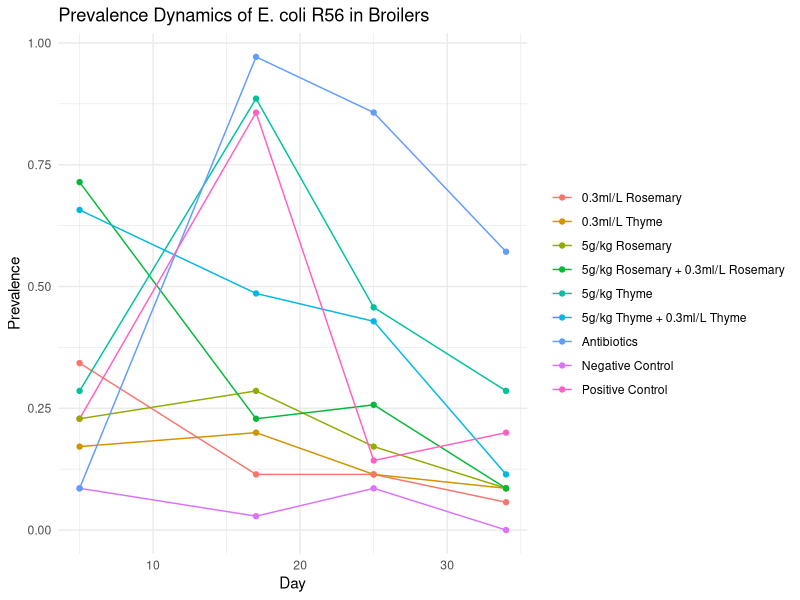
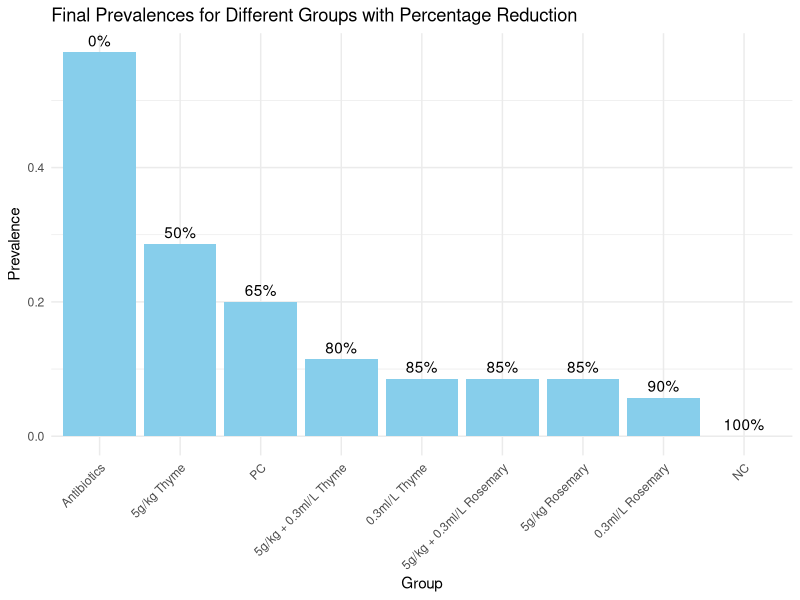

The R script that drew these images, in order:
## ---- chunk 1
g1 <- c(3, 1, 3, 0)
g2 <- c(3, 34, 30, 20)
g3 <- c(8, 30, 5, 7)
g4 <- c(10, 31, 16, 10)
g5 <- c(8, 10, 6, 3)
g6 <- c(6, 7, 4, 3)
g7 <- c(12, 4, 4, 2)
g8 <- c(23, 17, 15, 4)
g9 <- c(25, 8, 9, 3)


# Load necessary libraries
library(ggplot2)

# Given days
days <- c(5, 17, 25, 34)

# Number of broilers
total_broilers <- 35

# Convert to prevalence
prevalence <- function(group) {
  return(group / total_broilers)
}

# Calculate prevalence for each group
prevalence_g1 <- prevalence(g1)
prevalence_g2 <- prevalence(g2)
prevalence_g3 <- prevalence(g3)
prevalence_g4 <- prevalence(g4)
prevalence_g5 <- prevalence(g5)
prevalence_g6 <- prevalence(g6)
prevalence_g7 <- prevalence(g7)
prevalence_g8 <- prevalence(g8)
prevalence_g9 <- prevalence(g9)

list_of_prevalences <- list(prevalence_g1, prevalence_g2, prevalence_g3, 
                            prevalence_g4, prevalence_g5, prevalence_g6, 
                            prevalence_g7, prevalence_g8, prevalence_g9)

# final prevalences
prev_final <- sapply(list_of_prevalences, function(x) tail(x, 1))

# Create a data frame for plotting
data <- data.frame(
  days = rep(days, 9),
  prevalence = c(prevalence_g1, prevalence_g2, prevalence_g3, prevalence_g4, prevalence_g5, prevalence_g6, prevalence_g7, prevalence_g8, prevalence_g9),
  group = factor(rep(c("Negative Control", "Antibiotics", "Positive Control", "5g/kg Thyme", "5g/kg Rosemary", "0.3ml/L Thyme", "0.3ml/L Rosemary", "5g/kg Thyme + 0.3ml/L Thyme", "5g/kg Rosemary + 0.3ml/L Rosemary"), each = 4))
)
## ---- chunk 2
# Plot the prevalence dynamics
ggplot(data, aes(x = days, y = prevalence, color = group, group = group)) +
  geom_line() +
  geom_point() +
  labs(title = "Prevalence Dynamics of E. coli R56 in Broilers",
       x = "Day",
       y = "Prevalence",
       color = "Group") +
  theme_minimal() +
  theme(legend.title = element_blank())

## ---- chunk 3
short_groups <- c("NC", "Antibiotics", "PC", "5g/kg Thyme", "5g/kg Rosemary", 
                  "0.3ml/L Thyme", "0.3ml/L Rosemary", "5g/kg + 0.3ml/L Thyme", 
                  "5g/kg + 0.3ml/L Rosemary")

data <- data.frame(Group = short_groups, Prevalence = prev_final)

# sorting
data <- data[order(-data$Prevalence), ]

# Calculate the percentage reduction compared to the highest prevalence
highest_prevalence <- max(data$Prevalence)
data$Reduction <- 100 * (highest_prevalence - data$Prevalence) / highest_prevalence
data$Label <- paste0(round(data$Reduction, 2), "%")
## ---- chunk 4
ggplot(data, aes(x = reorder(Group, -Prevalence), y = Prevalence)) +
  geom_bar(stat = "identity", fill = "skyblue") +
  geom_text(aes(label = Label), vjust = -0.5, color = "black") +
  theme_minimal() +
  labs(title = "Final Prevalences for Different Groups with Percentage Reduction",
       x = "Group",
       y = "Prevalence") +
  theme(axis.text.x = element_text(angle = 45, hjust = 1))
